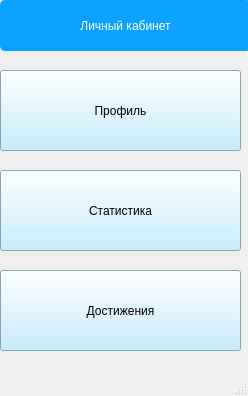
<?xml version="1.0" encoding="UTF-8"?>
<ui version="4.0">
 <class>MainWindow</class>
 <widget class="QMainWindow" name="MainWindow">
  <property name="windowModality">
   <enum>Qt::NonModal</enum>
  </property>
  <property name="enabled">
   <bool>true</bool>
  </property>
  <property name="geometry">
   <rect>
    <x>0</x>
    <y>0</y>
    <width>248</width>
    <height>396</height>
   </rect>
  </property>
  <property name="windowTitle">
   <string>MainWindow</string>
  </property>
  <widget class="QWidget" name="centralwidget">
   <widget class="QLabel" name="label">
    <property name="geometry">
     <rect>
      <x>0</x>
      <y>0</y>
      <width>251</width>
      <height>51</height>
     </rect>
    </property>
    <property name="styleSheet">
     <string notr="true">font: 13pt &quot;MS Shell Dlg 2&quot;;
color: white;
background-color: #0ca2ff;
border-radius: 5px;</string>
    </property>
    <property name="text">
     <string>Личный кабинет</string>
    </property>
    <property name="alignment">
     <set>Qt::AlignCenter</set>
    </property>
   </widget>
   <widget class="QPushButton" name="profile">
    <property name="geometry">
     <rect>
      <x>0</x>
      <y>70</y>
      <width>241</width>
      <height>81</height>
     </rect>
    </property>
    <property name="styleSheet">
     <string notr="true">font: 12pt &quot;Nirmala UI&quot;;
background-color: #b7e9ff;</string>
    </property>
    <property name="text">
     <string>Профиль</string>
    </property>
   </widget>
   <widget class="QPushButton" name="achievements">
    <property name="geometry">
     <rect>
      <x>0</x>
      <y>270</y>
      <width>241</width>
      <height>81</height>
     </rect>
    </property>
    <property name="styleSheet">
     <string notr="true">font: 12pt &quot;Nirmala UI&quot;;
background-color: #b7e9ff;</string>
    </property>
    <property name="text">
     <string>Достижения</string>
    </property>
   </widget>
   <widget class="QPushButton" name="statistics">
    <property name="geometry">
     <rect>
      <x>0</x>
      <y>170</y>
      <width>241</width>
      <height>81</height>
     </rect>
    </property>
    <property name="styleSheet">
     <string notr="true">font: 12pt &quot;Nirmala UI&quot;;
background-color: #b7e9ff;</string>
    </property>
    <property name="text">
     <string>Статистика</string>
    </property>
   </widget>
  </widget>
  <widget class="QMenuBar" name="menubar">
   <property name="geometry">
    <rect>
     <x>0</x>
     <y>0</y>
     <width>248</width>
     <height>18</height>
    </rect>
   </property>
  </widget>
  <widget class="QStatusBar" name="statusbar"/>
 </widget>
 <resources/>
 <connections/>
</ui>
